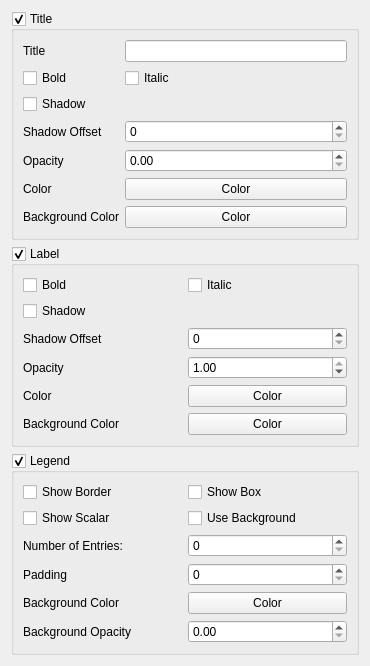
<?xml version="1.0" encoding="UTF-8"?>
<ui version="4.0">
 <class>PieSettings</class>
 <widget class="QWidget" name="PieSettings">
  <property name="geometry">
   <rect>
    <x>0</x>
    <y>0</y>
    <width>370</width>
    <height>603</height>
   </rect>
  </property>
  <property name="windowTitle">
   <string>Form</string>
  </property>
  <layout class="QGridLayout" name="gridLayout_2">
   <item row="0" column="0">
    <layout class="QGridLayout" name="gridLayout">
     <item row="1" column="0">
      <widget class="QGroupBox" name="labelGroupBox">
       <property name="title">
        <string>Label</string>
       </property>
       <property name="checkable">
        <bool>true</bool>
       </property>
       <layout class="QGridLayout" name="gridLayout_8">
        <item row="0" column="0">
         <layout class="QGridLayout" name="gridLayout_7">
          <item row="2" column="0">
           <widget class="QLabel" name="label_10">
            <property name="text">
             <string>Shadow Offset</string>
            </property>
           </widget>
          </item>
          <item row="2" column="1">
           <widget class="QSpinBox" name="labelShadowOffsetSpinBox"/>
          </item>
          <item row="3" column="0">
           <widget class="QLabel" name="label_11">
            <property name="text">
             <string>Opacity</string>
            </property>
           </widget>
          </item>
          <item row="1" column="0">
           <widget class="QCheckBox" name="labelShadowCheckBox">
            <property name="text">
             <string>Shadow</string>
            </property>
           </widget>
          </item>
          <item row="4" column="0">
           <widget class="QLabel" name="label_12">
            <property name="text">
             <string>Color</string>
            </property>
           </widget>
          </item>
          <item row="4" column="1">
           <widget class="Widgets::ColorPushButton" name="labelColorButton">
            <property name="text">
             <string>Color</string>
            </property>
           </widget>
          </item>
          <item row="0" column="1">
           <widget class="QCheckBox" name="labelItalicCheckBox">
            <property name="text">
             <string>Italic</string>
            </property>
           </widget>
          </item>
          <item row="0" column="0">
           <widget class="QCheckBox" name="labelBoldCheckBox">
            <property name="text">
             <string>Bold</string>
            </property>
           </widget>
          </item>
          <item row="5" column="0">
           <widget class="QLabel" name="label_13">
            <property name="text">
             <string>Background Color</string>
            </property>
           </widget>
          </item>
          <item row="5" column="1">
           <widget class="Widgets::ColorPushButton" name="labelBgColorButton">
            <property name="text">
             <string>Color</string>
            </property>
           </widget>
          </item>
          <item row="3" column="1">
           <widget class="QDoubleSpinBox" name="labelOpacitySpinBox">
            <property name="maximum">
             <double>1.000000000000000</double>
            </property>
            <property name="singleStep">
             <double>0.100000000000000</double>
            </property>
            <property name="value">
             <double>1.000000000000000</double>
            </property>
           </widget>
          </item>
         </layout>
        </item>
       </layout>
      </widget>
     </item>
     <item row="0" column="0">
      <widget class="QGroupBox" name="titleGroupBox">
       <property name="title">
        <string>Title</string>
       </property>
       <property name="checkable">
        <bool>true</bool>
       </property>
       <layout class="QGridLayout" name="gridLayout_6">
        <item row="0" column="0">
         <layout class="QGridLayout" name="gridLayout_5">
          <item row="6" column="1">
           <widget class="QLabel" name="label_8">
            <property name="text">
             <string>Background Color</string>
            </property>
           </widget>
          </item>
          <item row="2" column="1">
           <widget class="QCheckBox" name="titleShadowCheckBox">
            <property name="text">
             <string>Shadow</string>
            </property>
           </widget>
          </item>
          <item row="4" column="1">
           <widget class="QLabel" name="label_6">
            <property name="text">
             <string>Opacity</string>
            </property>
           </widget>
          </item>
          <item row="5" column="2">
           <widget class="Widgets::ColorPushButton" name="titleColorButton">
            <property name="text">
             <string>Color</string>
            </property>
           </widget>
          </item>
          <item row="6" column="2">
           <widget class="Widgets::ColorPushButton" name="titleBgColorButton">
            <property name="text">
             <string>Color</string>
            </property>
           </widget>
          </item>
          <item row="0" column="1">
           <widget class="QLabel" name="label_5">
            <property name="text">
             <string>Title</string>
            </property>
           </widget>
          </item>
          <item row="1" column="2">
           <widget class="QCheckBox" name="titleItalicCheckBox">
            <property name="text">
             <string>Italic</string>
            </property>
           </widget>
          </item>
          <item row="5" column="1">
           <widget class="QLabel" name="label_7">
            <property name="text">
             <string>Color</string>
            </property>
           </widget>
          </item>
          <item row="1" column="1">
           <widget class="QCheckBox" name="titleBoldCheckBox">
            <property name="text">
             <string>Bold</string>
            </property>
           </widget>
          </item>
          <item row="3" column="1">
           <widget class="QLabel" name="label_9">
            <property name="text">
             <string>Shadow Offset</string>
            </property>
           </widget>
          </item>
          <item row="3" column="2">
           <widget class="QSpinBox" name="titleShadowOffset"/>
          </item>
          <item row="4" column="2">
           <widget class="QDoubleSpinBox" name="titleOpacitySpinBox">
            <property name="maximum">
             <double>1.000000000000000</double>
            </property>
            <property name="singleStep">
             <double>0.100000000000000</double>
            </property>
           </widget>
          </item>
          <item row="0" column="2">
           <widget class="QLineEdit" name="titleEdit"/>
          </item>
         </layout>
        </item>
       </layout>
      </widget>
     </item>
     <item row="2" column="0">
      <widget class="QGroupBox" name="legendGroupBox">
       <property name="title">
        <string>Legend</string>
       </property>
       <property name="checkable">
        <bool>true</bool>
       </property>
       <layout class="QGridLayout" name="gridLayout_4">
        <item row="0" column="0">
         <layout class="QGridLayout" name="gridLayout_3">
          <item row="2" column="1">
           <widget class="QSpinBox" name="entriesNumSpinBox"/>
          </item>
          <item row="4" column="0">
           <widget class="QLabel" name="label_3">
            <property name="text">
             <string>Background Color</string>
            </property>
           </widget>
          </item>
          <item row="1" column="0">
           <widget class="QCheckBox" name="showScalarCheckBox">
            <property name="text">
             <string>Show Scalar</string>
            </property>
           </widget>
          </item>
          <item row="3" column="0">
           <widget class="QLabel" name="label_2">
            <property name="text">
             <string>Padding</string>
            </property>
           </widget>
          </item>
          <item row="4" column="1">
           <widget class="Widgets::ColorPushButton" name="legendBgColorButton">
            <property name="text">
             <string>Color</string>
            </property>
           </widget>
          </item>
          <item row="3" column="1">
           <widget class="QSpinBox" name="paddingSpinBox"/>
          </item>
          <item row="0" column="0">
           <widget class="QCheckBox" name="showBorderCheckBox">
            <property name="text">
             <string>Show Border</string>
            </property>
           </widget>
          </item>
          <item row="2" column="0">
           <widget class="QLabel" name="label">
            <property name="text">
             <string>Number of Entries:</string>
            </property>
           </widget>
          </item>
          <item row="0" column="1">
           <widget class="QCheckBox" name="showBoxCheckBox">
            <property name="text">
             <string>Show Box</string>
            </property>
           </widget>
          </item>
          <item row="1" column="1">
           <widget class="QCheckBox" name="useBackgroundCheckBox">
            <property name="text">
             <string>Use Background</string>
            </property>
           </widget>
          </item>
          <item row="5" column="0">
           <widget class="QLabel" name="label_4">
            <property name="text">
             <string>Background Opacity</string>
            </property>
           </widget>
          </item>
          <item row="5" column="1">
           <widget class="QDoubleSpinBox" name="bgOpacitySpinBox">
            <property name="maximum">
             <double>1.000000000000000</double>
            </property>
            <property name="singleStep">
             <double>0.100000000000000</double>
            </property>
           </widget>
          </item>
         </layout>
        </item>
       </layout>
      </widget>
     </item>
    </layout>
   </item>
  </layout>
 </widget>
 <customwidgets>
  <customwidget>
   <class>Widgets::ColorPushButton</class>
   <extends>QPushButton</extends>
   <header location="global">widgets/colorpushbutton.h</header>
  </customwidget>
 </customwidgets>
 <resources/>
 <connections/>
</ui>
